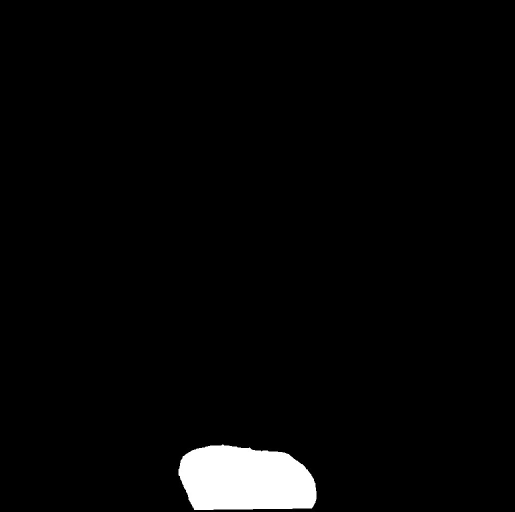
#> input picture data/test/polypgen/seq12/masks/0.jpg, 1030 x 1024 px, found by its file name (shown at 1/2 size)
$ python overlay_mask_on_image.py
#> lines starting #> are read from the running program, lines starting #| are printed output that depends on the picture; after the words box and inside, x2 and y2 are one past the last pixel; in counts of white or black regions, pixels touching at a corner belong together
"""
overlay_mask_on_image.py

Hàm chồng (overlay) mask segmentation lên ảnh gốc để trực quan hóa kết quả dự đoán.
"""

import cv2
import numpy as np
import os


def overlay_mask_on_image(
    image_path: str,
    mask_path: str,
    output_path: str = None,
    color: tuple = (0, 0, 255),   # BGR - đỏ, dùng cho vùng polyp
    alpha: float = 0.01,           # độ trong suốt của mask khi chồng lên ảnh
    draw_contour: bool = True,     # có vẽ viền contour quanh mask hay không
    contour_color: tuple = (0, 255, 0),  # BGR - xanh lá cho viền
    contour_thickness: int = 2,
    mask_threshold: int = 127,     # ngưỡng nhị phân hóa mask (nếu mask không phải 0/255)
):
    """
    Chồng mask (grayscale/binary) lên ảnh gốc (RGB/BGR) để visualize kết quả predicted mask.

    Args:
        image_path: đường dẫn ảnh gốc (.jpg/.png/...)
        mask_path: đường dẫn mask dự đoán (.png, grayscale, giá trị 0/255 hoặc 0/1)
        output_path: nếu có, lưu ảnh kết quả ra file này. Nếu None thì không lưu, chỉ trả về array.
        color: màu BGR dùng để tô vùng mask
        alpha: hệ số blend (0 = không thấy mask, 1 = mask che kín màu gốc)
        draw_contour: có vẽ thêm đường viền quanh vùng mask không
        contour_color: màu BGR của đường viền
        contour_thickness: độ dày đường viền
        mask_threshold: ngưỡng để nhị phân hóa mask trước khi overlay

    Returns:
        overlay_img: ảnh kết quả dạng numpy array (BGR), đã chồng mask lên ảnh gốc.
    """
#> called with color = (0, 0, 255), alpha = 0.01, draw_contour = True, contour_color = (0, 255, 0), contour_thickness = 2, mask_threshold = 127
    # Đọc ảnh gốc
    image = cv2.imread(image_path, cv2.IMREAD_COLOR)
#> image is the input picture: shape (1024, 1030, 3); min 0, max 255, mean 7.2
    if image is None:
        raise FileNotFoundError(f"Không đọc được ảnh gốc: {image_path}")

    # Đọc mask (grayscale)
    mask = cv2.imread(mask_path, cv2.IMREAD_GRAYSCALE)
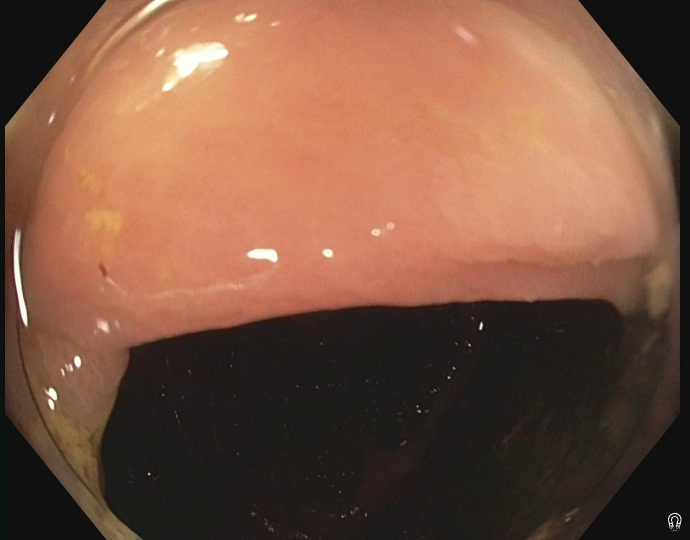
#> input picture data/overlay/seq10/0.png, 1380 x 1080 px, found by its file name (shown at 1/2 size)
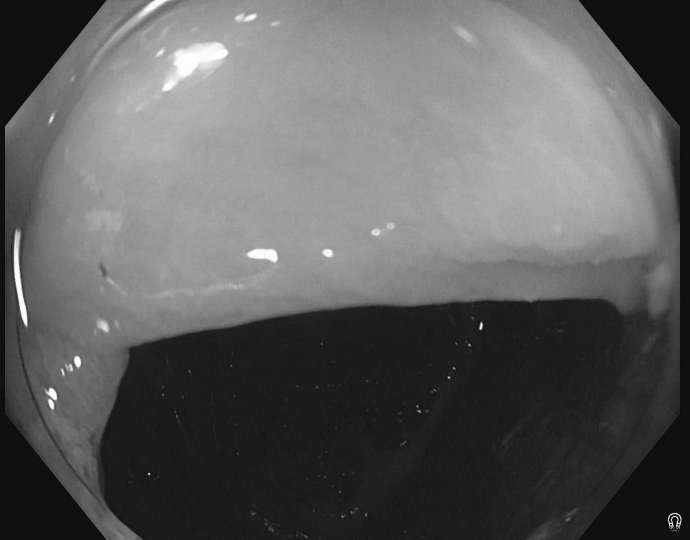
#> mask: shape (1080, 1380) (shown at 1/2 size); min 0, max 255, mean 94.4
    if mask is None:
        raise FileNotFoundError(f"Không đọc được mask: {mask_path}")

    # Resize mask về đúng kích thước ảnh gốc nếu lệch nhau
    if mask.shape[:2] != image.shape[:2]:
        mask = cv2.resize(
            mask, (image.shape[1], image.shape[0]), interpolation=cv2.INTER_NEAREST
        )
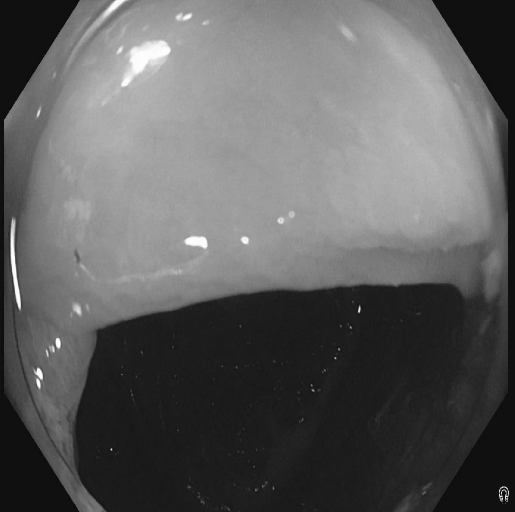
#> mask: shape (1024, 1030) (shown at 1/2 size); min 0, max 255, mean 94.5

    # Nhị phân hóa mask
    binary_mask = (mask >= mask_threshold).astype(np.uint8)
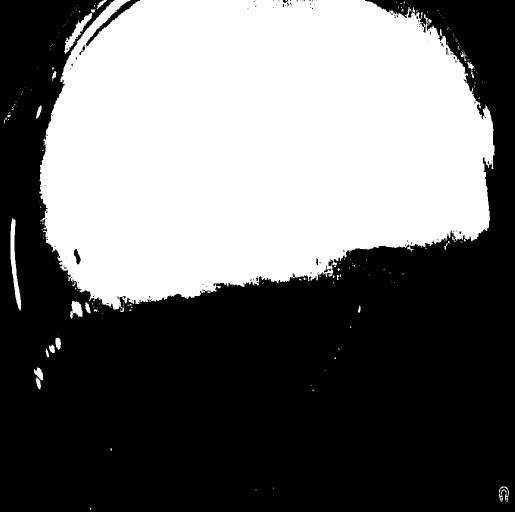
#> binary_mask: shape (1024, 1030) (shown at 1/2 size); values 0 (black) and 1 (white), 43.2% white; 228 white regions (200 under 20 px)

    # Tạo layer màu cho vùng mask
    color_layer = np.zeros_like(image, dtype=np.uint8)
    color_layer[:] = color

    # Blend: chỉ blend tại các pixel thuộc mask, giữ nguyên ảnh gốc ở phần còn lại
    overlay_img = image.copy()
    mask_bool = binary_mask.astype(bool)
    overlay_img[mask_bool] = cv2.addWeighted(
        image, 1 - alpha, color_layer, alpha, 0
    )[mask_bool]

    # Vẽ contour quanh vùng mask cho dễ nhìn ranh giới
    if draw_contour:
        contours, _ = cv2.findContours(
            binary_mask * 255, cv2.RETR_EXTERNAL, cv2.CHAIN_APPROX_SIMPLE
        )
#> contours = 228 contours, 207 with area under 20; largest, box (x1, y1, x2, y2) and area: (78, 0, 989, 619) 447927, (21, 437, 42, 621) 1326, (128, 26, 184, 108) 974, (140, 601, 165, 637) 490, (998, 973, 1018, 1004) 298
        cv2.drawContours(overlay_img, contours, -1, contour_color, contour_thickness)
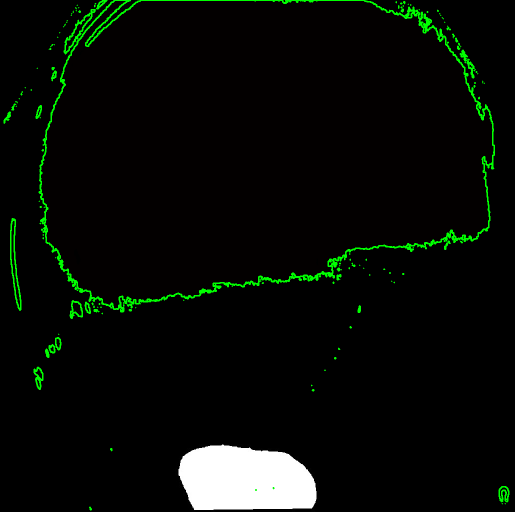
#> overlay_img: shape (1024, 1030, 3) (shown at 1/2 size); mean B, G, R 7.2, 12.4, 8.5

    # Lưu file nếu có yêu cầu
    if output_path:
        os.makedirs(os.path.dirname(output_path), exist_ok=True)
        cv2.imwrite(output_path, overlay_img)

    return overlay_img


# [58 lines left out: function overlay_mask_on_image_batch, not called in this run]


def overlay_mask_on_image_all_sequences(
    images_root: str,
    masks_root: str,
    output_root: str,
    image_ext: str = ".jpg",
    mask_ext: str = ".png",
    masks_subdir: str = "predicted",
    **overlay_kwargs,
):
    """
    Chạy overlay cho TẤT CẢ các sequence (seq1, seq2, seq3, ...) nằm dưới masks_root.

    Cấu trúc thư mục kỳ vọng:
        images_root/<seq>/images/<i>.jpg
        masks_root/<seq>/<masks_subdir>/<i>.png
        output_root/overlay/<seq>/<i>.png   (sẽ được tạo ra)

    Ví dụ với dữ liệu của bạn:
        images_root = "/home/quangdung/AdeSEG/data/test/polypgen"
        masks_root  = "/home/quangdung/AdeSEG/ReliabilityGated_GT_BOX_BOX_STRIDE10/gated/masks"
        output_root = "/home/quangdung/AdeSEG/data/overlay"
        masks_subdir = "predicted"

    Args:
        images_root: thư mục gốc chứa các seq ảnh, mỗi seq có subfolder "images"
        masks_root: thư mục gốc chứa các seq mask, mỗi seq có subfolder masks_subdir
        output_root: thư mục gốc để lưu kết quả, mỗi seq sẽ có 1 subfolder riêng
        image_ext / mask_ext: đuôi file ảnh / mask
        masks_subdir: tên thư mục con chứa mask dự đoán bên trong mỗi seq (mặc định "predicted")
        **overlay_kwargs: truyền tiếp vào overlay_mask_on_image (color, alpha, draw_contour, ...)

    Returns:
        dict {seq_name: [danh sách output_path]}
    """
    if not os.path.isdir(masks_root):
        raise NotADirectoryError(f"masks_root không tồn tại: {masks_root}")

    seq_names = sorted(
        d for d in os.listdir(masks_root)
        if os.path.isdir(os.path.join(masks_root, d))
    )

    if not seq_names:
        print(f"Không tìm thấy sequence nào trong {masks_root}")
        return {}

    results = {}
    for seq in seq_names:
        seq_masks_dir = os.path.join(masks_root, seq, masks_subdir)
        seq_images_dir = os.path.join(images_root, seq, "images")
        seq_output_dir = os.path.join(output_root, seq)

        if not os.path.isdir(seq_masks_dir):
            print(f"[{seq}] Bỏ qua - không tìm thấy thư mục mask: {seq_masks_dir}")
            continue
        if not os.path.isdir(seq_images_dir):
            print(f"[{seq}] Bỏ qua - không tìm thấy thư mục ảnh: {seq_images_dir}")
            continue

        print(f"[{seq}] Đang xử lý...")
        saved_paths = overlay_mask_on_image_batch(
            images_dir=seq_images_dir,
            masks_dir=seq_masks_dir,
            output_dir=seq_output_dir,
            image_ext=image_ext,
            mask_ext=mask_ext,
            **overlay_kwargs,
        )
        results[seq] = saved_paths

    total = sum(len(v) for v in results.values())
    print(f"\nHoàn tất: {total} ảnh overlay trên {len(results)} sequence. Kết quả tại: {output_root}")
    return results


if __name__ == "__main__":

    IMAGE_PATH = "/home/quangdung/AdeSEG/data/test/polypgen/seq1/images/0.jpg"
    MASK_PATH = "/home/quangdung/AdeSEG/ReliabilityGated_GT_BOX_BOX_STRIDE10/gated/masks/seq1/predicted/0.png"
    OUTPUT_PATH = "/home/quangdung/AdeSEG/data/overlay/seq1/0.png"

    result = overlay_mask_on_image(
        image_path=IMAGE_PATH,
        mask_path=MASK_PATH,
        output_path=OUTPUT_PATH,
    )
    print(f"Đã lưu overlay tại: {OUTPUT_PATH}, shape={result.shape}")
#| Đã lưu overlay tại: /home/quangdung/AdeSEG/data/overlay/seq1/0.png, shape=(1024, 1030, 3)

    # --- Xử lý toàn bộ sequence (bỏ comment để chạy) ---
    # overlay_mask_on_image_batch(
    #     images_dir="/home/quangdung/AdeSEG/data/test/polypgen/seq1/images",
    #     masks_dir="/home/quangdung/AdeSEG/ReliabilityGated_GT_BOX_BOX_STRIDE10/gated/masks/seq1/predicted",
    #     output_dir="/home/quangdung/AdeSEG/outputs/overlay/seq1",
    # )

    #--- Xử lý TẤT CẢ sequence (seq1, seq2, ...) cùng lúc (bỏ comment để chạy) ---
    overlay_mask_on_image_all_sequences(
        images_root="/home/quangdung/AdeSEG/data/test/polypgen",
        masks_root="/home/quangdung/AdeSEG/ReliabilityGated_GT_BOX_BOX_STRIDE10/gated/masks",
        output_root="/home/quangdung/AdeSEG/data/overlay",
    )
